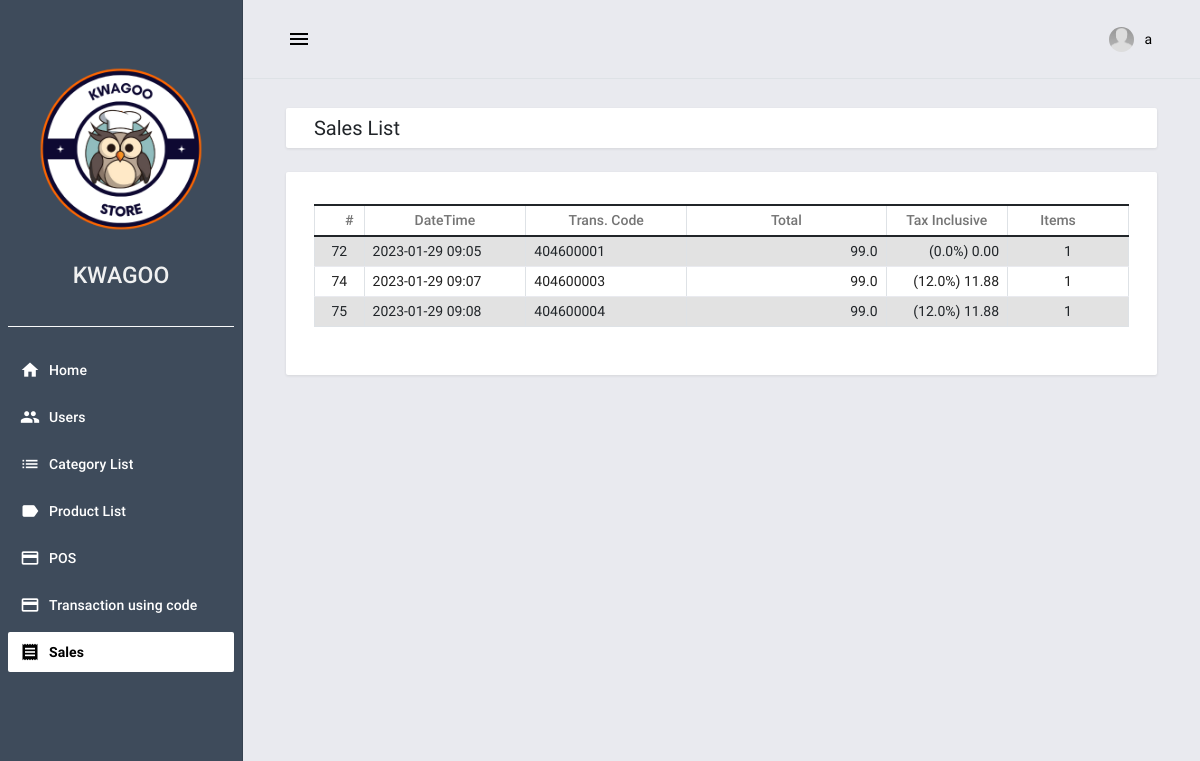
Screenshot of /sales (signed in) with the database file from the repository.
### posApp/models.py (models this page shows, shortened)
class Sales(models.Model):
    code = models.CharField(max_length=100)
    user_sales = models.ForeignKey(User, on_delete=models.CASCADE, null=True)
    sub_total = models.FloatField(default=0)
    grand_total = models.FloatField(default=0)
    tax_amount = models.FloatField(default=0)
    tax = models.FloatField(default=0)
    status = models.BooleanField(default=False)
    tendered_amount = models.FloatField(default=0)
    amount_change = models.FloatField(default=0)
    date_added = models.DateTimeField(default=timezone.now)
    date_updated = models.DateTimeField(auto_now=True)

### posApp/views.py (the view)
# urls.py: path('sales', views.salesList, name="sales-page"),
@login_required
def salesList(request):
    sales = Sales.objects.all()
    sale_data = []
    for sale in sales:
        data = {}
        for field in sale._meta.get_fields(include_parents=False):
            if field.related_model is None:
                data[field.name] = getattr(sale, field.name)
        data['items'] = salesItems.objects.filter(sale_id=sale).all()
        data['item_count'] = len(data['items'])
        data['user_sales'] = sale.user_sales
        if 'tax_amount' in data:
            data['tax_amount'] = format(float(data['tax_amount']), '.2f')
        sale_data.append(data)
    context = {
        'page_title': 'Sales Transactions',
        'sale_data': sale_data,
    }
    return render(request, 'posApp/sales.html', context)

### posApp/templates/posApp/sales.html (shortened to what this page needs)
{% extends "posApp/base.html" %} {% load humanize %} {% block pageContent %}
<div class="mdc-layout-grid__cell stretch-card mdc-layout-grid__cell--span-12">
    <div class="mdc-card py-2">
        <div class="d-flex justify-content-between align-items-center">
            <h4 class="card-title mb-0">Sales List</h4>
        </div>
    </div>
</div>
<div class="mdc-layout-grid__cell stretch-card mdc-layout-grid__cell--span-12">
    <div class="mdc-card">
        <div class="table-responsive">
            <table class="table table-striped table-bordered">
                <colgroup>
                    <col width="5%">
                    <col width="20%">
                    <col width="20%">
                    <col width="25%">
                    <col width="15%">
                    <col width="15%">
                </colgroup>
                <thead>
                    <tr>
                        <th class="text-center py-1">#</th>
                        <th class="text-center py-1">DateTime</th>
                        <th class="text-center py-1">Trans. Code</th>
                        <th class="text-center py-1">Total</th>
                        <th class="text-center py-1">Tax Inclusive</th>
                        <th class="text-center py-1">Items</th>
                    </tr>
                </thead>
                <tbody>
                    {% for sale in sale_data %}
                    {% if request.user.is_superuser and sale.status %}
                    <tr>
                        <td class="px-2 py-1 text-center">{{ sale.id }}</td>
                        <td class="px-2 py-1 text-start">{{ sale.date_added|date:'Y-m-d H:i' }}</td>
                        <td class="px-2 py-1 text-start">{{ sale.code }}</td>
                        <td class="px-2 py-1 text-end">{{ sale.grand_total|intcomma }}</td>
                        <td class="px-2 py-1 text-end">({{ sale.tax }}%) {{ sale.tax_amount|intcomma:2 }}</td>
                        <td class="px-2 py-1 text-center">{{ sale.item_count|intcomma }}</td>
                    </tr>
                    {% else %}
                    {% if request.user == sale.user_sales %}
                    <tr>
                        <td class="px-2 py-1 text-center">{{ sale.id }}</td>
                        <td class="px-2 py-1 text-start">{{ sale.date_added|date:'Y-m-d H:i' }}</td>
                        <td class="px-2 py-1 text-start">{{ sale.code }}</td>
                        <td class="px-2 py-1 text-end">{{ sale.grand_total|intcomma }}</td>
                        <td class="px-2 py-1 text-end">({{ sale.tax }}%) {{ sale.tax_amount|intcomma:2 }}</td>
                        <td class="px-2 py-1 text-center">{{ sale.item_count|intcomma }}</td>
                    </tr>
                    {% endif %}
                    {% endif %}
                    {% endfor %}
                </tbody>
            </table>
        </div>
    </div>
</div>
{% endblock pageContent %}

### posApp/templates/posApp/base.html (shortened to what this page needs)
{% load static %}
<!DOCTYPE html>
<html lang="en">
<head>
    <link rel="stylesheet" href="{% static 'assets/bootstrap/css/bootstrap.min.css' %}">
    <link rel="stylesheet" href="{% static 'assets/material-admin/vendors/mdi/css/materialdesignicons.min.css' %}">
    <link rel="stylesheet" href="{% static 'assets/material-admin/vendors/css/vendor.bundle.base.css' %}">
    <link rel="stylesheet" href="{% static 'assets/material-admin/vendors/flag-icon-css/css/flag-icon.min.css' %}">
    <link rel="stylesheet" href="{% static 'assets/material-admin/vendors/jvectormap/jquery-jvectormap.css' %}">
    <link rel="stylesheet" href="{% static 'assets/material-admin/css/demo/style.css' %}">
    <link rel="stylesheet" href="{% static 'assets/select2/dist/css/select2.min.css' %}">
    <link rel="stylesheet" href="{% static 'assets/default/css/style.css' %}">
</head>
<body>
    <div class="body-wrapper">
        <aside class="mdc-drawer mdc-drawer--dismissible mdc-drawer--open bg-dark bg-gradient">
            <div class="mdc-drawer__header border-bottom border-light">
                <a href="{% url 'home-page' %}" class="brand-logo">
                    <img style="max-width: 100%; height: auto;" src="{% static 'assets/material-admin/images/kwagoo.png' %}" alt="LOGO"><h3 class="text-center text-light">KWAGOO</h3>
                </a>
            </div>
            <div class="mdc-drawer__content">
                <div class="mdc-list-group">
                    <nav class="mdc-list mdc-drawer-menu">
                        {% if request.user.is_superuser or request.user.is_staff %}
                        <div class="mdc-list-item mdc-drawer-item">
                            <a class="mdc-drawer-link" href="{% url 'home-page' %}">
                                <i class="material-icons mdc-list-item__start-detail mdc-drawer-item-icon" aria-hidden="true">home</i> Home
                            </a>
                        </div>
                        {% endif %}
                        {% if request.user.is_superuser %}
                        <div class="mdc-list-item mdc-drawer-item">
                            <a class="mdc-drawer-link" href="{% url 'users-page' %}">
                                <i class="material-icons mdc-list-item__start-detail mdc-drawer-item-icon" aria-hidden="true">group</i> Users
                            </a>
                        </div>
                        <div class="mdc-list-item mdc-drawer-item">
                            <a class="mdc-drawer-link" href="{% url 'category-page' %}">
                                <i class="material-icons mdc-list-item__start-detail mdc-drawer-item-icon" aria-hidden="true">list</i> Category List
                            </a>
                        </div>
                        <div class="mdc-list-item mdc-drawer-item">
                            <a class="mdc-drawer-link" href="{% url 'product-page' %}">
                                <i class="material-icons mdc-list-item__start-detail mdc-drawer-item-icon" aria-hidden="true">label</i> Product List
                            </a>
                        </div>
                        {% endif %}
                        <div class="mdc-list-item mdc-drawer-item">
                            <a class="mdc-drawer-link" href="{% url 'pos-page' %}">
                                <i class="material-icons mdc-list-item__start-detail mdc-drawer-item-icon" aria-hidden="true">payment</i> POS
                            </a>
                        </div>
                        {% if request.user.is_staff or request.user.is_superuser %}
                        <div class="mdc-list-item mdc-drawer-item">
                            <a class="mdc-drawer-link" href="{% url 'transaction_code' %}">
                                <i class="material-icons mdc-list-item__start-detail mdc-drawer-item-icon" aria-hidden="true">payment</i> Transaction using code
                            </a>
                        </div>
                        <div class="mdc-list-item mdc-drawer-item">
                            <a class="mdc-drawer-link" href="{% url 'sales-page' %}">
                                <i class="material-icons mdc-list-item__start-detail mdc-drawer-item-icon" aria-hidden="true">receipt</i> Sales
                            </a>
                        </div>
                        {% endif %}
                    </nav>
                </div>
            </div>
        </aside>
        <div class="main-wrapper mdc-drawer-app-content">
<header class="mdc-top-app-bar border-bottom shadow">
    <div class="mdc-top-app-bar__row">
        <div class="mdc-top-app-bar__section mdc-top-app-bar__section--align-start">
            <button class="material-icons mdc-top-app-bar__navigation-icon mdc-icon-button sidebar-toggler">menu</button>
        </div>
        <div class="mdc-top-app-bar__section mdc-top-app-bar__section--align-end mdc-top-app-bar__section-right">
            <div class="menu-button-container menu-profile d-none d-md-block">
                <button class="mdc-button mdc-menu-button">
                    <span class="d-flex align-items-center">
                    <span class="figure">
                        <img src="{% static 'assets/material-admin/images/faces/ava.jpg' %}" alt="user" class="user">
                    </span>
                    <span class="user-name">{{ user.first_name }}</span>
                    </span>
                </button>
            </div>
        </div>
    </div>
</header>
            <div class="page-wrapper mdc-toolbar-fixed-adjust">
                <main class="content-wrapper">
                    <div class="mdc-layout-grid">
                        <div class="mdc-layout-grid__inner">
                            {% block pageContent %} {% endblock pageContent %}
                        </div>
                    </div>
                </main>
            </div>
        </div>
    </div>
</body>
</html>

### static/assets/default/css/style.css (style rules this page uses)
html, body { height: 100%; width: 100%; }
.body-wrapper .main-wrapper .page-wrapper .content-wrapper { min-height: calc(100vh - 84px - 62px) !important; }
.mdc-drawer { background: unset; }
.mdc-drawer__header, .mdc-drawer__content { margin: .5em !important; }
.mdc-list-item.mdc-drawer-item { margin-left: 0 !important; margin-right: 0 !important; }

### rows the page displays
Sales: date_added "2023-01-29 09:05", code "404600001", grand_total "99.0", tax "0.0"
Sales: date_added "2023-01-29 09:07", code "404600003", grand_total "99.0", tax "12.0"
Sales: date_added "2023-01-29 09:08", code "404600004", grand_total "99.0", tax "12.0"

### other values shown
{{ user.first_name }} "a"
{{ sale.id }} "72" "75"
{{ sale.tax_amount|intcomma:2 }} "0.00" "11.88"
{{ sale.item_count|intcomma }} "1" "1"
{{ sale.id }} "74"
{{ sale.tax_amount|intcomma:2 }} "11.88"
{{ sale.item_count|intcomma }} "1"
